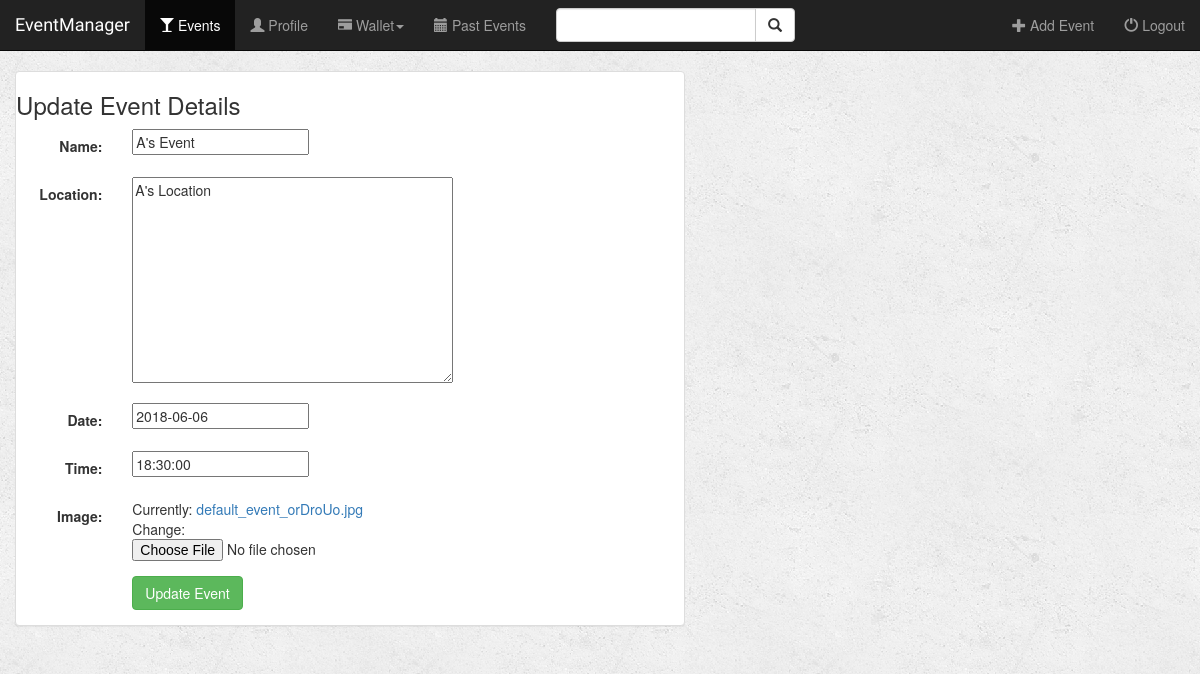
Before: /event/update/15/ with the older database file.
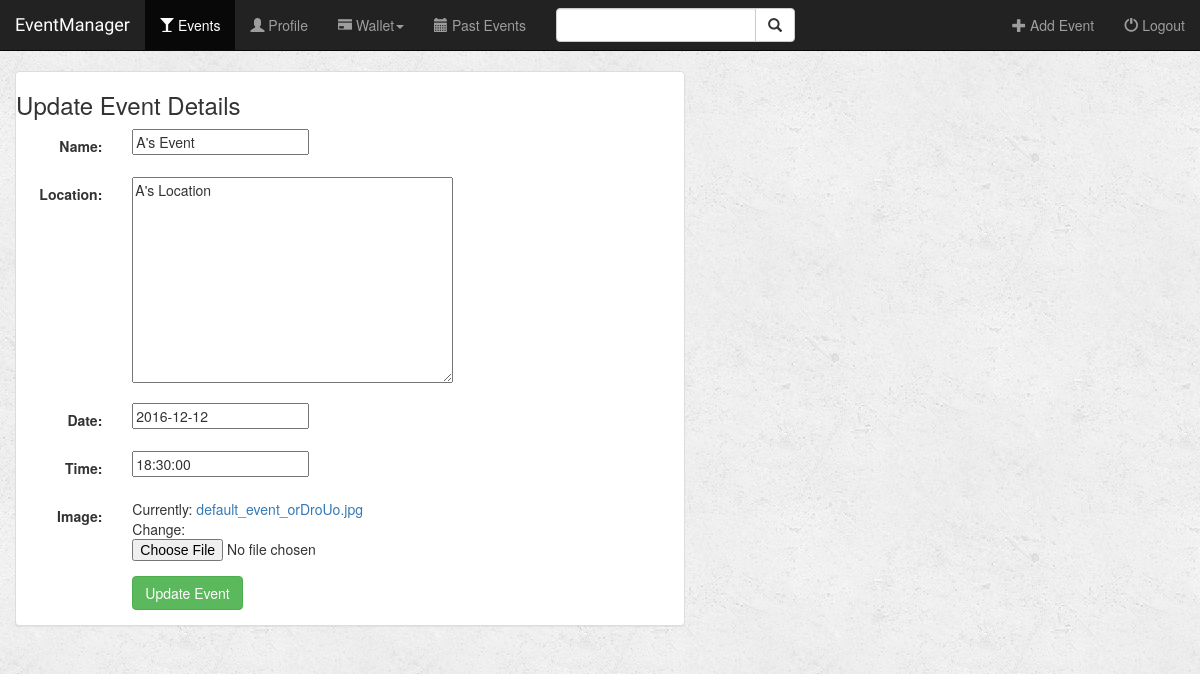
After: the same page with the newer database file.
### event/models.py (models this page shows, shortened)
class Event(models.Model):
    name = models.CharField(max_length=50, null=False)
    image = models.ImageField(default='settings.MEDIA_ROOT/default_event.jpg')
    location = models.TextField(max_length=500, null=False)
    date = models.DateField(null=True)
    time = models.TimeField(null=True)
    manager = models.ForeignKey(User, on_delete=models.CASCADE)
    fare = models.PositiveIntegerField(null=True)

### event/views.py (the view)
# urls.py: url(r'update/(?P<pk>[0-9]+)/$', views.EventUpdate.as_view(), name='update_event'),
class EventUpdate(UpdateView):
    model = Event
    fields = ['name', 'location', 'date', 'time', 'image']
    def get(self, request, *args, **kwargs):
        self.object = self.get_object()
        return super(EventUpdate, self).get(request, *args, **kwargs)

### event/templates/event/event_form.html (shortened to what this page needs)
{% extends 'event/base.html' %}
{% block events_active %}active{% endblock %}
{% block body %}
    <div class="container-fluid">
        <div class="row">
            <div class="col-sm-12 col-md-7">
                <div class="panel panel-default">
                    <h3>Update Event Details</h3>
                    <form class="form-horizontal" role="form" action="" method="post" enctype="multipart/form-data">
                        {% include 'event/form_template.html' %}
                        <div class="form-group">
                            <div class="col-sm-offset-2 col-sm-10">
                                <button type="submit" class="btn btn-success">Update Event</button>
                            </div>
                        </div>
                    </form>
                </div>
            </div>
        </div>
    </div>
{% endblock %}

### event/templates/event/form_template.html (shortened to what this page needs)
{% for field in form %}
    <div class="form-group">
        <div class="col-sm-offset-2 col-sm-10">
        </div>
        <label class="control-label col-sm-2">{{ field.label_tag }}</label>
        <div class="col-sm-10">{{ field }}</div>
    </div>
{% endfor %}

Changed rows visible on the page:
changed Event "A's Event": date "2018-06-06" → "2016-12-12"
